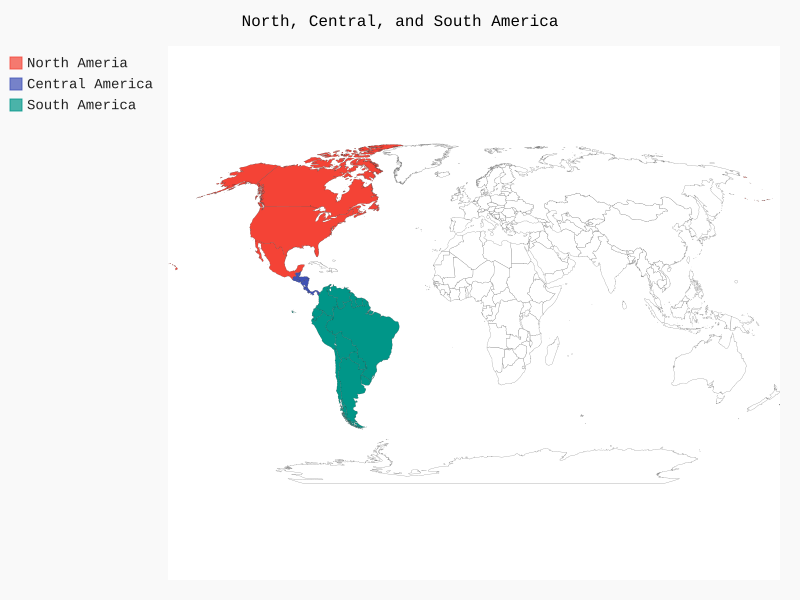

Source code (Python):
from pygal.maps.world import World

wm = World()
wm.title = 'North, Central, and South America'

wm.add('North Ameria', ['ca', 'mx', 'us'])
wm.add('Central America', ['bz', 'cr', 'gt', 'hn', 'ni', 'pa', 'sv'])
wm.add('South America', ['ar', 'bo', 'br', 'cl', 'co', 'ec', 'gf', 'gy', 'pe', 'py', 'sr', 'uy', 've'])

wm.render_to_file('americas.svg')
